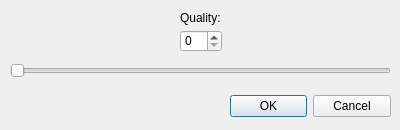
<?xml version="1.0" encoding="UTF-8"?>
<ui version="4.0">
 <class>DialogQuality</class>
 <widget class="QDialog" name="DialogQuality">
  <property name="geometry">
   <rect>
    <x>0</x>
    <y>0</y>
    <width>400</width>
    <height>130</height>
   </rect>
  </property>
  <property name="windowTitle">
   <string>Quality</string>
  </property>
  <widget class="QDialogButtonBox" name="buttonBox">
   <property name="geometry">
    <rect>
     <x>230</x>
     <y>90</y>
     <width>161</width>
     <height>32</height>
    </rect>
   </property>
   <property name="orientation">
    <enum>Qt::Horizontal</enum>
   </property>
   <property name="standardButtons">
    <set>QDialogButtonBox::Cancel|QDialogButtonBox::Ok</set>
   </property>
  </widget>
  <widget class="QSlider" name="qualityHorizontalSlider">
   <property name="geometry">
    <rect>
     <x>10</x>
     <y>60</y>
     <width>381</width>
     <height>22</height>
    </rect>
   </property>
   <property name="maximum">
    <number>100</number>
   </property>
   <property name="orientation">
    <enum>Qt::Horizontal</enum>
   </property>
  </widget>
  <widget class="QSpinBox" name="qualitySpinBox">
   <property name="geometry">
    <rect>
     <x>180</x>
     <y>30</y>
     <width>42</width>
     <height>22</height>
    </rect>
   </property>
   <property name="maximum">
    <number>100</number>
   </property>
  </widget>
  <widget class="QLabel" name="qualityLabel">
   <property name="geometry">
    <rect>
     <x>180</x>
     <y>10</y>
     <width>51</width>
     <height>16</height>
    </rect>
   </property>
   <property name="text">
    <string>Quality:</string>
   </property>
  </widget>
 </widget>
 <resources/>
 <connections>
  <connection>
   <sender>buttonBox</sender>
   <signal>accepted()</signal>
   <receiver>DialogQuality</receiver>
   <slot>accept()</slot>
   <hints>
    <hint type="sourcelabel">
     <x>248</x>
     <y>254</y>
    </hint>
    <hint type="destinationlabel">
     <x>157</x>
     <y>274</y>
    </hint>
   </hints>
  </connection>
  <connection>
   <sender>buttonBox</sender>
   <signal>rejected()</signal>
   <receiver>DialogQuality</receiver>
   <slot>reject()</slot>
   <hints>
    <hint type="sourcelabel">
     <x>316</x>
     <y>260</y>
    </hint>
    <hint type="destinationlabel">
     <x>286</x>
     <y>274</y>
    </hint>
   </hints>
  </connection>
 </connections>
</ui>
